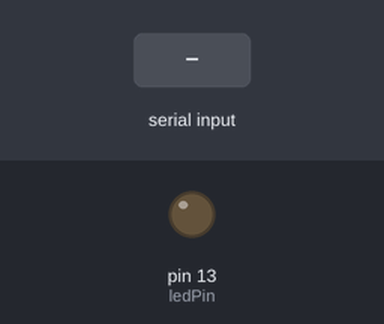
A sketch run on a simulated Arduino Uno, built with avr-gcc and run on an emulated ATmega328P. On the bench: output pins drawn as LEDs (lit = HIGH). Inputs (shaded band) come from the test bench.

Above: at 1.2 s.
1.3 s: "90 45\n" received over Serial
At 1.6 s:
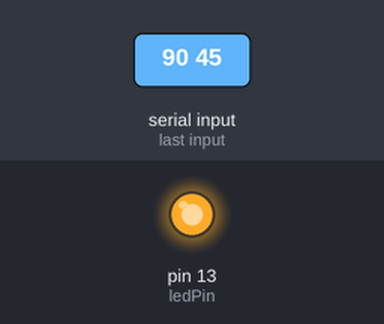
Timing chart, 0 to 10.3 s (numbered marks = the images above; inputs shaded):
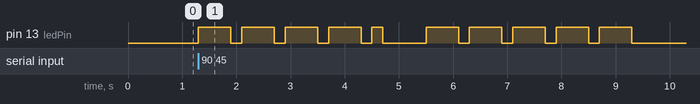

The sketch:

Morsecode_Translator.ino
```cpp
int ledPin = 13;

char* letters[] = {
  ".-", "-...", "-.-.", "-..", ".", "..-.", "--.", "....", "..",    // A-I
  ".---", "-.-", ".-..", "--", "-.", "---", ".--.", "--.-", ".-.",  // J-R
  "...", "-", "..-", "...-", ".--", "-..-", "-.--", "--.."         // S-Z
};

char* numbers[] = {"-----", ".----", "..---", "...--", "....-", ".....", "-....",
  "--...", "---..", "----."};

int dotDelay = 200;

void setup(){
  pinMode(ledPin, OUTPUT);
  Serial.begin(9600);
}

void loop() {               // put your main code here, to run repeatedly:
  char ch;
  if (Serial.available()) {               // is there anything to read from USB?
    char ch = Serial.read();              // read a single character

    if (ch >= 'a' && ch <= 'z') {
      flashSequence(letters[ch - 'a']);
    }
    else if (ch >= 'A' && ch <= 'Z') {
      flashSequence(letters[ch - 'A']);
    }
    else if (ch >= '0' && ch <= '9') {
      flashSequence(numbers[ch - '0']);
    }
    else if (ch == ' ') {
      delay(dotDelay * 4);                // space between words
    }
  }
}

void flashSequence(char* sequence) {
  int i = 0;
  while (sequence[i] != '\0') {           // loop through each symbol in Morse code
    flashDotOrDash(sequence[i]);
    i++;
  }
  delay(dotDelay * 3);                    // gap between letters
}

void flashDotOrDash(char dotOrDash) {
  digitalWrite(ledPin, HIGH);
  if (dotOrDash == '.') {
    delay(dotDelay);                      // dot = 1 unit
  } else {
    delay(dotDelay * 3);                  // dash = 3 units
  }
  digitalWrite(ledPin, LOW);
  delay(dotDelay);                        // gap between dots and dashes
}
```

Measured:
- after the input at 1.3 s, pin 13 (ledPin): goes 4 × (HIGH 0.60 s, LOW 0.20 s), HIGH 0.20 s, LOW 0.80 s, 4 × (HIGH 0.60 s, LOW 0.20 s), HIGH 0.60 s, then LOW, starting at once
